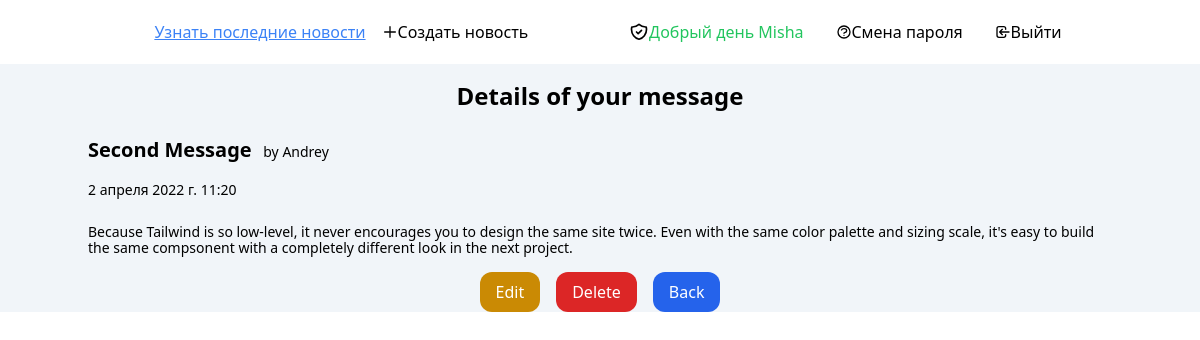
Screenshot of /articles/2/details/ (signed in) with the database file from the repository.
### users/models.py (models this page shows)
class CustomUser(AbstractUser):
    age = models.PositiveIntegerField(null=True, blank=True)  # Добавление нового поля в стандартную модель данных юзера
    hairColor = models.CharField(max_length=50, null=True)

### articles/models.py (models this page shows, shortened)
class Article(models.Model):
    title = models.CharField(max_length=255, help_text='Введите название сообщения', verbose_name='Название')
    body = models.TextField(help_text='Введите содержание сообщения', verbose_name='Текст')
    date = models.DateTimeField(auto_now_add=True, verbose_name='Дата')  # автодобавление даты в создание сообщения
    author = models.ForeignKey(get_user_model(), on_delete=models.CASCADE,
                               verbose_name='Автор')  # Many-To-One в первом параметре -

### articles/views.py (the view)
# urls.py: path('<int:pk>/details/', ArticleDetailView.as_view(), name='article_details'),
class ArticleDetailView(LoginRequiredMixin, DetailView):  # Миксин не дает гостю зайти на url просмотра сообщения
    model = Article
    template_name = 'article_details.html'
    login_url = 'login'  # Редирект на url, если гость неавторизован

### templates/article_details.html (shortened to what this page needs)
{% extends 'base.html' %}
{% block content %}
    <section>
        <div class="container mx-auto">
            <div class="grid grid-cols-1">
                <div class="place-self-center">
                    <h2 class="text-2xl text-center font-bold py-4">Details of your message</h2>
                    <div class="flex flex-col">
                        <div class="text-xl font-bold py-2"> {{ article.title }}<span class=" pl-2 text-sm font-light">
                                by {{ article.author }}</span></div>
                        <div class="text-sm font-light py-2"> {{ article.date }}</div>
                        <div class="text-sm font-medium leading-4 py-4"> {{ article.body }}</div>
                        <div class="flex justify-center gap-4">
                            <a class="py-2 px-4 text-white bg-yellow-600 hover:bg-yellow-500 rounded-xl"
                               href="{% url 'article_edit' article.pk %}">Edit</a>
                            <a class="py-2 px-4 text-white bg-red-600 hover:bg-red-500 rounded-xl"
                               href="{% url 'article_delete' article.pk %}">Delete</a>
                            <a href="{% url 'article_list' %}"
                               class="py-2 px-4 text-white bg-blue-600 hover:bg-blue-500 rounded-xl"
                               type="submit">Back
                            </a>
                        </div>
                    </div>
                </div>
            </div>
        </div>
    </section>
{% endblock content %}

### templates/base.html (shortened to what this page needs)
<!DOCTYPE html>
<html lang="en">
<head>
    <script src="https://cdn.tailwindcss.com"></script>
</head>
<body>
<div class="bg-slate-100 h-full">
    <header class="bg-white  py-2">
        <div class="container mx-auto">
            <div class="flex justify-around">
                <div class="flex items-center gap-4">
                    <a href="{% url 'article_list' %}" class="underline hover:text-orange-400 text-blue-500
         cursor-pointer font-medium">Узнать последние новости</a>
                    {% if user.is_authenticated %}
                        <div class="flex items-center group">
                            <a href="{% url 'article_create' %}" class="group-hover:text-orange-400
         cursor-pointer font-medium">
                                <svg xmlns="http://www.w3.org/2000/svg" class="h-4 w-4" fill="none" viewBox="0 0 24 24"
                                     stroke="currentColor" stroke-width="2">
                                    <path stroke-linecap="round" stroke-linejoin="round" d="M12 4v16m8-8H4"/>
                                </svg>
                            </a>
                            <a href="{% url 'article_create' %}" class="group-hover:text-orange-400 hover:underline
         cursor-pointer font-medium">
                                Создать новость</a></div>
                    {% endif %}
                </div>
                {% if user.is_authenticated %}
                    <div class="flex items-center gap-8">
                        <div class="flex items-center hover:underline ">
                            <div><a href="">
                            </a>
                            </div>
                            <a href="#" class="hover:underline hover:text-green-400 text-green-500
         cursor-pointer font-medium">Добрый день {{ user.username }}</a>
                        </div>
                        <div class="flex items-center hover:underline hover:text-orange-400">
                            <div><a href="">
                            </a>
                            </div>
                            <a href="{% url 'password_change' %}" class="hover:underline hover:text-orange-400
         cursor-pointer font-medium">Смена пароля</a>
                        </div>
                        <div class="flex items-center hover:underline hover:text-orange-400">
                            <div><a href="">
                                <svg xmlns="http://www.w3.org/2000/svg" class="h-4 w-4" fill="none" viewBox="0 0 24 24"
                                     stroke="currentColor" stroke-width="2">
                                    <path stroke-linecap="round" stroke-linejoin="round"
                                          d="M11 16l-4-4m0 0l4-4m-4 4h14m-5 4v1a3 3 0 01-3 3H6a3 3 0 01-3-3V7a3 3 0 013-3h7a3 3 0 013 3v1"/>
                                </svg>
                            </a>
                            </div>
                            <a href="{% url 'logout' %}" class="hover:underline hover:text-orange-400
         cursor-pointer font-medium">Выйти</a>
                        </div>
                    </div>
                {% endif %}
            </div>
        </div>
    </header>
    {% block content %}
    {% endblock content %}
</div>
</body>
</html>

### rows the page displays
CustomUser: username "Misha"
Article: title "Second Message", author "Andrey", date "2 апреля 2022 г. 11:20", body "Because Tailwind is so low-level, it never encourages you to design the same site twice. Even with the same color palette and sizing scale, it's easy to build the same compsonent with a completely different look in the next project."
